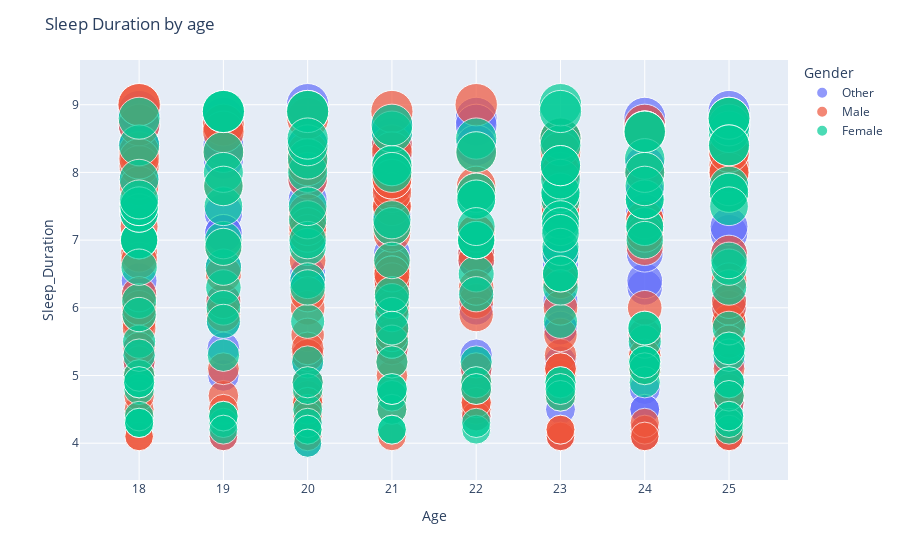

Here is the notebook cell this chart was saved with:
### Markdown cell above
A significant 50% of students report an average sleep duration of just 6.5 hours, falling short of the recommended 7 to 9 hours necessary for optimal health and academic performance. Coupled with an average study time of 6 hours, this suggests that while students are managing their study schedules, they may not be prioritizing sufficient sleep, which is crucial for cognitive function and concentration. Furthermore, a maximum screen time of 4 hours likely exacerbates the issue, as exposure to blue light can disrupt natural sleep patterns. This combination of inadequate sleep, moderate study hours, and excessive screen time indicates a lifestyle imbalance that could negatively impact academic success and overall well-being.

### Code cell
fig = px.scatter(
    dfc,
    x=dfc['Age'],
    y=dfc['Sleep_Duration'],
    color=dfc['Gender'],
    #symbol=dfc['Gender'],
    size=dfc['Sleep_Duration'],
    size_max=30,    
)
fig.update_layout(
    title='Sleep Duration by age',
    height=600,
)
fig.show()

### Figure 1 — Plotly figure (JSON) as saved in the notebook; plotly's stock layout.template omitted (floating-point values rounded to 4 significant figures; data arrays with more than 128 entries replaced by an {"elided": "..."} marker saying what was removed)
{"data": [{"hovertemplate": "Gender=Other<br>Age=%{x}<br>Sleep_Duration=%{marker.size}<extra></extra>", "legendgroup": "Other", "marker": {"color": "#636efa", "size": {"elided": "148 float values"}, "sizemode": "area", "sizeref": 0.01, "symbol": "circle"}, "mode": "markers", "name": "Other", "orientation": "v", "showlegend": true, "type": "scatter", "x": {"elided": "148 int values"}, "xaxis": "x", "y": {"elided": "148 float values"}, "yaxis": "y"}, {"hovertemplate": "Gender=Male<br>Age=%{x}<br>Sleep_Duration=%{marker.size}<extra></extra>", "legendgroup": "Male", "marker": {"color": "#EF553B", "size": {"elided": "186 float values"}, "sizemode": "area", "sizeref": 0.01, "symbol": "circle"}, "mode": "markers", "name": "Male", "orientation": "v", "showlegend": true, "type": "scatter", "x": {"elided": "186 int values"}, "xaxis": "x", "y": {"elided": "186 float values"}, "yaxis": "y"}, {"hovertemplate": "Gender=Female<br>Age=%{x}<br>Sleep_Duration=%{marker.size}<extra></extra>", "legendgroup": "Female", "marker": {"color": "#00cc96", "size": {"elided": "166 float values"}, "sizemode": "area", "sizeref": 0.01, "symbol": "circle"}, "mode": "markers", "name": "Female", "orientation": "v", "showlegend": true, "type": "scatter", "x": {"elided": "166 int values"}, "xaxis": "x", "y": {"elided": "166 float values"}, "yaxis": "y"}], "layout": {"autosize": true, "legend": {"itemsizing": "constant", "title": {"text": "Gender"}, "tracegroupgap": 0}, "margin": {"t": 60}, "title": {"text": "Sleep Duration by age"}, "xaxis": {"anchor": "y", "autorange": true, "domain": [0, 1], "range": [17.17, 25.83], "title": {"text": "Age"}, "type": "linear"}, "yaxis": {"anchor": "x", "autorange": true, "domain": [0, 1], "range": [3.482, 9.624], "title": {"text": "Sleep_Duration"}, "type": "linear"}}}
